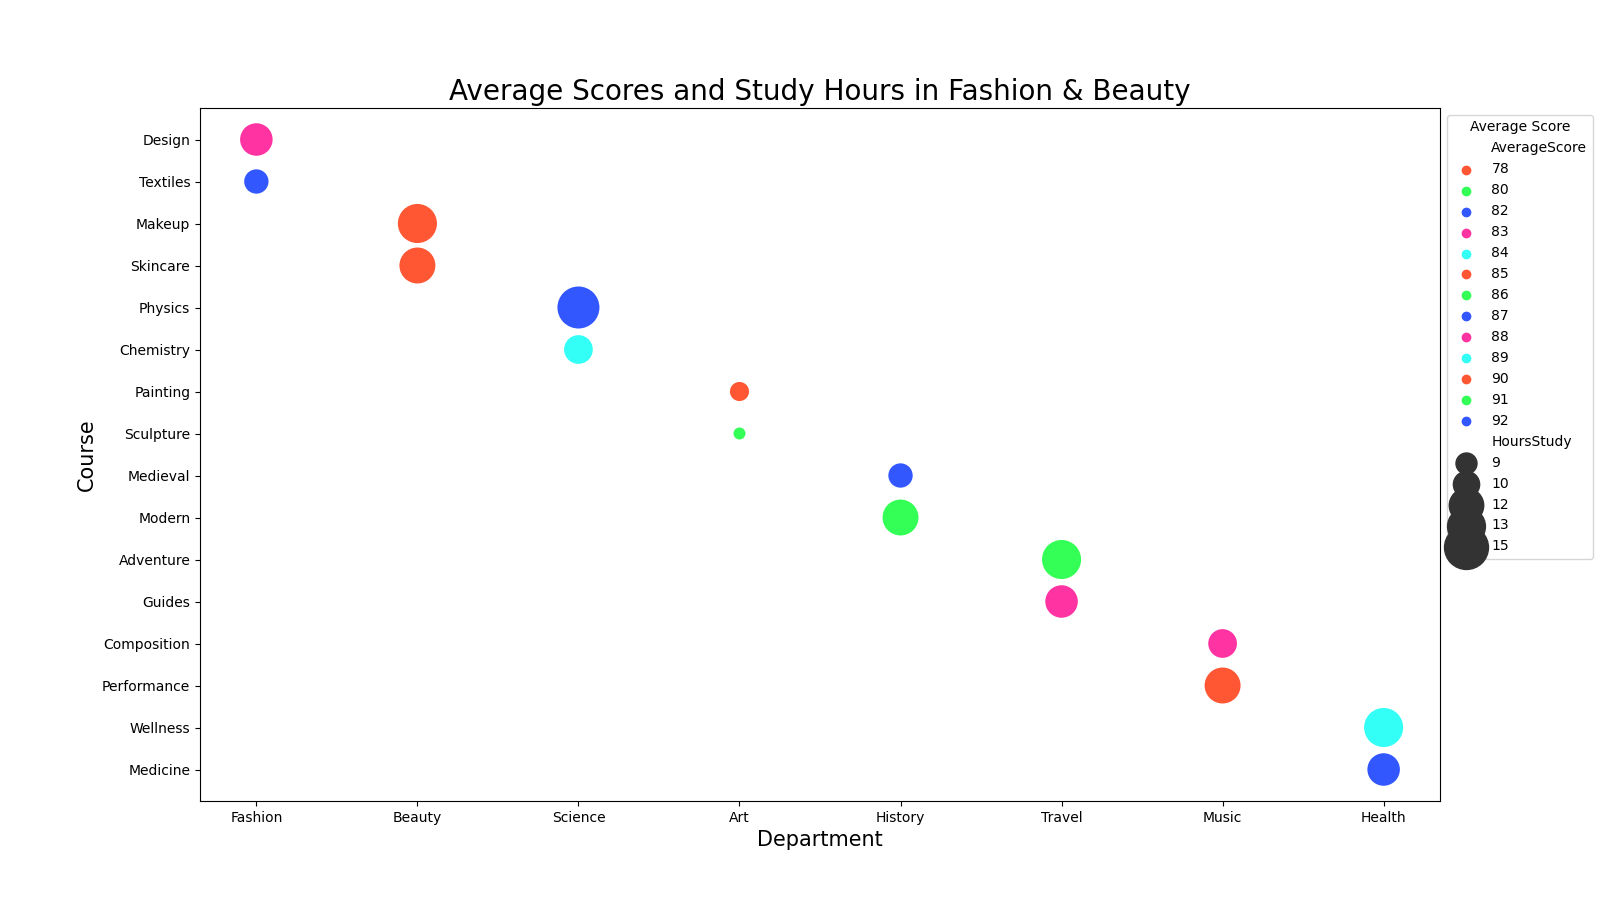

Reproduce this figure in Python.

import seaborn as sns
import pandas as pd
import matplotlib.pyplot as plt

# Data for visualization
data = {
    'Department': ['Fashion', 'Fashion', 'Beauty', 'Beauty', 'Science', 'Science', 'Art', 'Art', 'History', 'History', 'Travel', 'Travel', 'Music', 'Music', 'Health', 'Health'],
    'Course': ['Design', 'Textiles', 'Makeup', 'Skincare', 'Physics', 'Chemistry', 'Painting', 'Sculpture', 'Medieval', 'Modern', 'Adventure', 'Guides', 'Composition', 'Performance', 'Wellness', 'Medicine'],
    'AverageScore': [88, 82, 90, 85, 92, 84, 78, 80, 87, 91, 86, 88, 83, 85, 89, 92],
    'HoursStudy': [12, 10, 14, 13, 15, 11, 9, 8, 10, 13, 14, 12, 11, 13, 14, 12]
}

# Create DataFrame
df = pd.DataFrame(data)

# Create a Bubble Chart with Seaborn
plt.figure(figsize=(16, 9))
bubble = sns.scatterplot(data=df, x="Department", y="Course", size="HoursStudy", 
                         legend=True, sizes=(100, 1000), 
                         hue="AverageScore", palette=["#FF5733", "#33FF57", "#3357FF", "#FF33A1", "#33FFF6"])

# Customizing the axes and title
plt.title("Average Scores and Study Hours in Fashion & Beauty", fontsize=20)
plt.xlabel("Department", fontsize=15)
plt.ylabel("Course", fontsize=15)
plt.legend(loc='upper left', bbox_to_anchor=(1, 1), title="Average Score")

plt.show()
